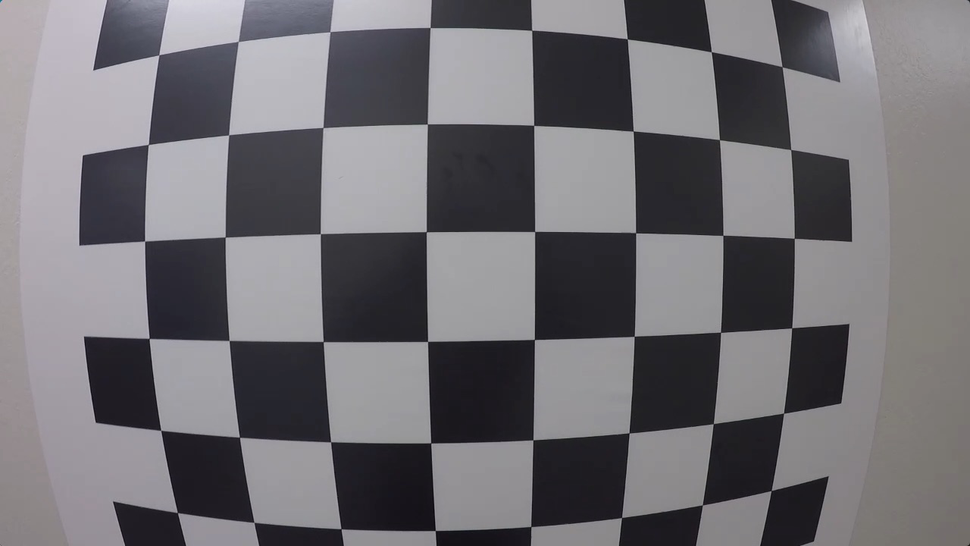
#> input picture Part_01/02_Module_ComputerVision/7_Cameras/images/Chessboard_Callibration.png, 970 x 546 px, shrunk from 1280 x 720 before the run
$ jupyter execute Camera_Calibration.ipynb   (shell and % lines are left out)
#> lines starting #> are read from the running program, lines starting #| are printed output that depends on the picture; after the words box and inside, x2 and y2 are one past the last pixel; in counts of white or black regions, pixels touching at a corner belong together
# 2 - COMPUTER VISION - Camera Calibration
    The aim of this program is to perform a full camera callibration

## Using Chessboard to find distortion

### STEP 1: Example of finding corners on an image

[cell 1]
import numpy as np
import cv2
import matplotlib.pyplot as plt
import matplotlib.image as mpimg

[cell 2]
# prepare object points
nx = 8 # number of inside corners in x
ny = 6 # number of inside corners in y

# Make a list of calibration images
fname = 'images/Chessboard_Callibration.png'
img = cv2.imread(fname)
#> img is the input picture: shape (546, 970, 3); mean B, G, R 115.4, 110.9, 112.9

# Convert to grayscale
gray = cv2.cvtColor(img, cv2.COLOR_BGR2GRAY)

# Find the chessboard corners
ret, corners = cv2.findChessboardCorners(gray, (nx, ny), None)
#> ret = True; corners = 48 rows, first 8: [158.8, 54.89], [236, 43], [330, 31.7], [430.2, 27.51], [531.7, 30.32], [627.2, 38.84], [711.3, 51.7], [782.1, 66.7]

# If found, draw corners
if ret == True:
    # Draw and display the corners
    cv2.drawChessboardCorners(img, (nx, ny), corners, ret)
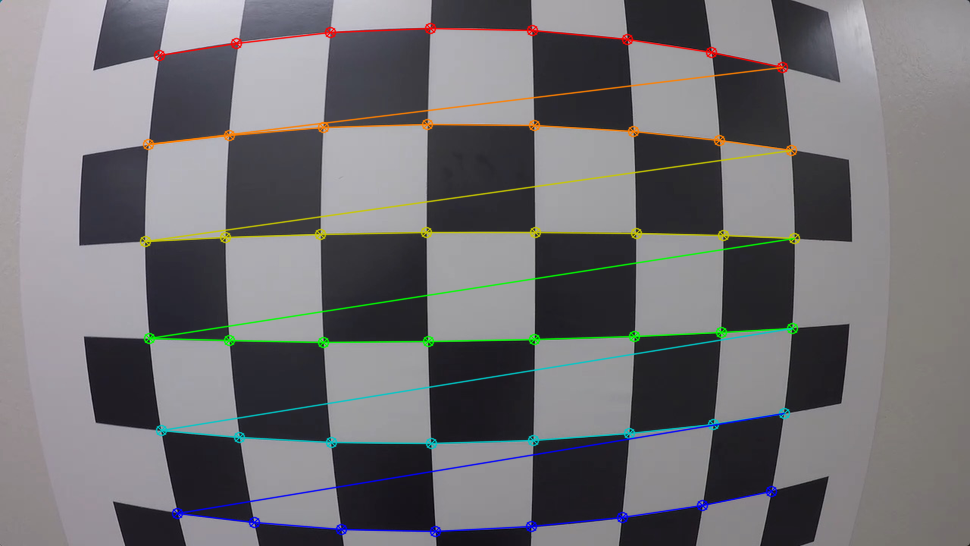
#> img: shape (546, 970, 3); 4.57% of pixels changed, all inside (x1, y1, x2, y2) = (139, 22, 801, 538)
    plt.figure(figsize=(10,10), dpi=100)
    plt.imshow(img)

### Step 2: Perform the distortion calibration

[cell 3]
import numpy as np
import cv2
import matplotlib.pyplot as plt
import matplotlib.image as mpimg
import glob

[cell 4]
# Read the calibration images
images = glob.glob('images/calibration_wide/GOPR*.jpg')

# Create the arrays to store real chessboard points and "from image" chessboard points
objPoints = []
imgPoints = []

# prepare object points from the chessboard
nx = 8 # number of inside corners in x
ny = 6 # number of inside corners in y

# Prepare points for real object like (0,0,0), (1, 0, 0), (2, 0, 0)..... (7, 5, 0)
realP = np.zeros((nx * ny, 3), np.float32)
realP[:,:2] = np.mgrid[ 0:nx, 0:ny ].T.reshape(-1, 2) # to get x,y coordinates

for idx, fileName in enumerate(images):
    img = mpimg.imread(fileName)
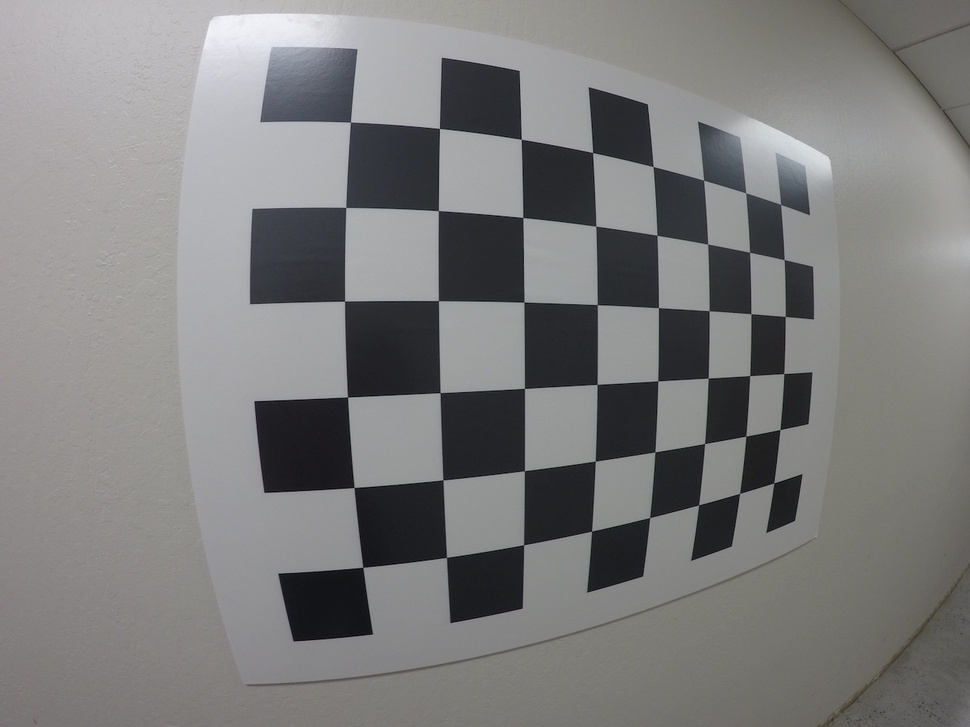
#> input picture Part_01/02_Module_ComputerVision/7_Cameras/images/calibration_wide/GOPR0032.jpg, 970 x 727 px, shrunk from 1280 x 960 before the run
#> img is the input picture: shape (727, 970, 3); mean R, G, B 125.1, 124.9, 124.7
    gray = cv2.cvtColor(img, cv2.COLOR_BGR2GRAY)
#> gray: shape (727, 970)

    # Find the chessboard corners
    ret, corners = cv2.findChessboardCorners(gray, (nx, ny), None)
#> corners = 48 rows, first 8: [350.4, 122.1], [439.4, 128.4], [521.3, 139.2], [592.7, 152.6], [653.1, 166.5], [703.6, 180.2], [745.7, 192.7], [780.6, 204.4]

    if ret == True:
        # corners = [corner for corner in corners]
        objPoints.append(realP)
        imgPoints.append(corners)

[cell 5]
test_img = mpimg.imread('images/calibration_wide/test_image.jpg')
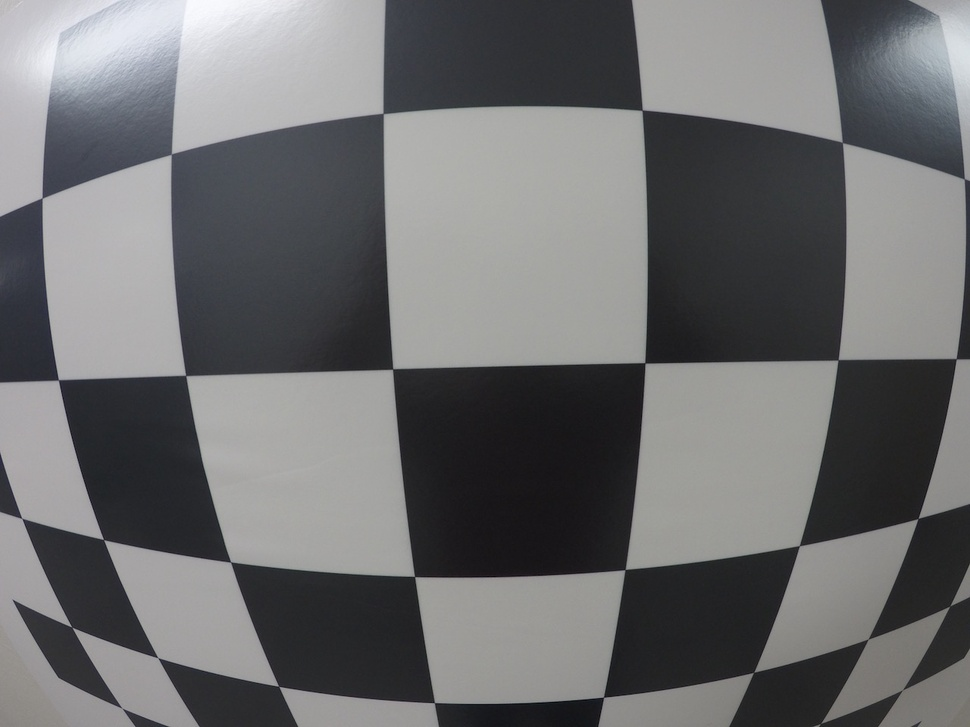
#> input picture Part_01/02_Module_ComputerVision/7_Cameras/images/calibration_wide/test_image.jpg, 970 x 727 px, shrunk from 1280 x 960 before the run
#> test_img is the input picture: shape (727, 970, 3); mean R, G, B 109.1, 109.5, 110.7
gray = cv2.cvtColor(test_img, cv2.COLOR_BGR2GRAY)
ret, mtx, dist, rvecs, tvecs = cv2.calibrateCamera(objPoints, imgPoints, gray.shape[::-1], None, None)
#> ret = 0.312; mtx = [[424.4, 0, 493], [0, 424.7, 379.1], [0, 0, 1]]; dist = [[-0.253, 0.0891, -0.000794, 0.000914, -0.0177]]; rvecs = ([0.0931, -0.324, -0.0257], [0.114, -0.185, -0.0386], [0.05, 0.0229, -0.0108]); tvecs = ([-1.56, -2.8, 4.04], [-2.1, -2.83, 5.95], [-3.5, -2.76, 3.69])
dst = cv2.undistort(test_img, mtx, dist, None, mtx)
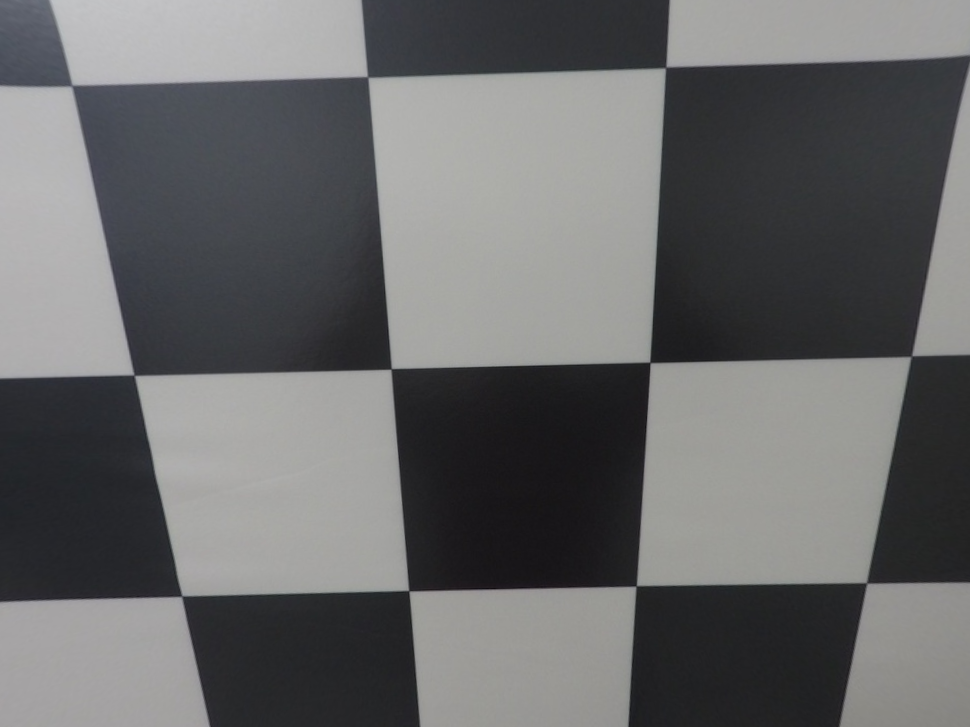
#> dst: shape (727, 970, 3); mean R, G, B 104, 104.4, 105.2
cv2.imwrite('images/calibration_wide/test_undist.jpg',dst)
#> Out = True

[cell 6]
import pickle

# Save the camera calibration result for later use (we won't worry about rvecs / tvecs)
dist_pickle = {}
dist_pickle["mtx"] = mtx
dist_pickle["dist"] = dist
pickle.dump( dist_pickle, open( "images/calibration_wide/wide_dist_pickle.p", "wb" ) )

# Visualize undistortion
f, (ax1, ax2) = plt.subplots(1, 2, figsize=(20,10))
ax1.imshow(test_img)
ax1.set_title('Original Image', fontsize=30)
ax2.imshow(dst)
ax2.set_title('Undistorted Image', fontsize=30)
